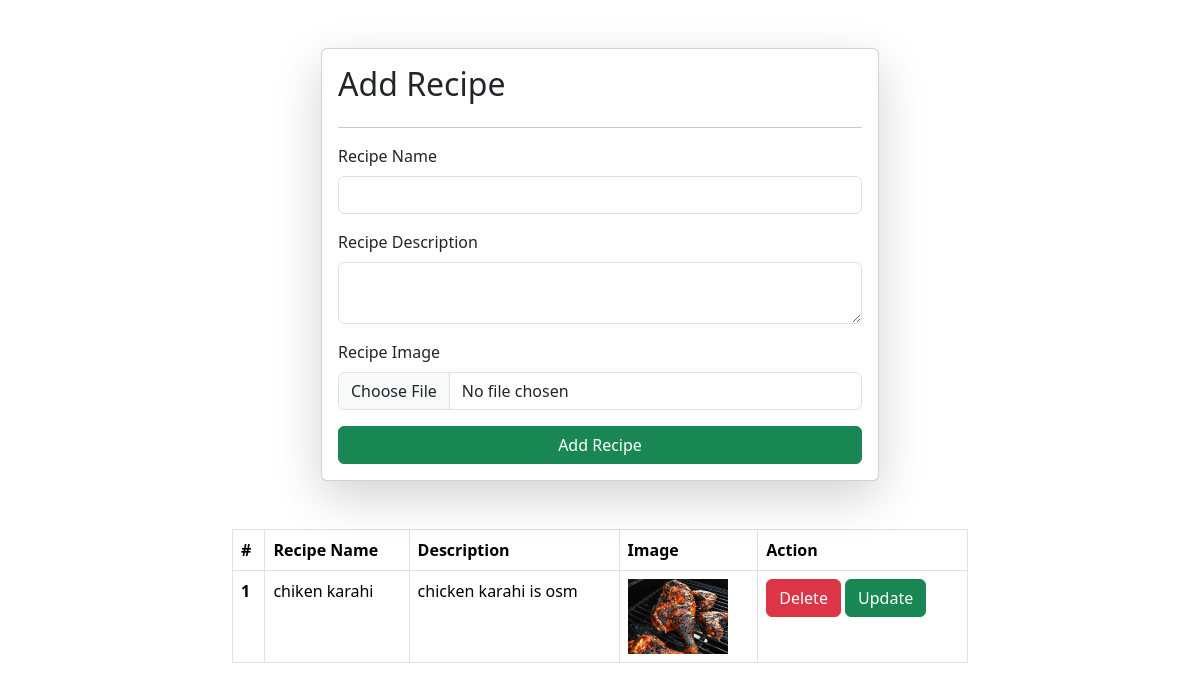
Screenshot of /recipe/ with the database file from the repository.
### Recipe/models.py (models this page shows)
class Recipe(models.Model):
    user = models.ForeignKey(User, on_delete=models.SET_NULL, null= True, blank= True)
    recipe_name = models.CharField(max_length= 50)
    recipe_description = models.CharField(max_length= 500)
    recipe_image = models.ImageField(upload_to="recipe")
    recipe_view_count = models.IntegerField(default=1) # for filter querries

### Recipe/views.py (the view, shortened to what this page needs)
# urls.py: path('recipe/', views.recipe , name = "recipe"),
def recipe(request):
    recipies = Recipe.objects.all()
    if request.method == "GET":
        return render(request, "recipe/recipe.html" , {"recipies": recipies})

### Recipe/templates/recipe/recipe.html (shortened to what this page needs)
<!DOCTYPE html>
<html lang="en">
<head>
    <link href="https://cdn.jsdelivr.net/npm/bootstrap@5.3.3/dist/css/bootstrap.min.css" rel="stylesheet">
</head>
<body>
    <div class="container mt-5">
        <form class="col-6 mx-auto card p-3 shadow-lg" method="post" enctype="multipart/form-data">
            <h2>Add Recipe</h2>
            <hr>
            <div class="mb-3">
                <label for="recipe_name" class="form-label">Recipe Name</label>
                <input name="recipe_name" required type="text" class="form-control">
            </div>
            <div class="mb-3">
                <label for="recipe_description" class="form-label">Recipe Description</label>
                <textarea name="recipe_description" class="form-control" required></textarea>
            </div>
            <div class="mb-3">
                <label for="recipe_image" class="form-label">Recipe Image</label>
                <input name="recipe_image" type="file" class="form-control" required>
            </div>
            <button type="submit" class="btn btn-success">Add Recipe</button>
        </form>
    </div>
    <div class="container mt-5">
        <div class="row justify-content-center">
            <div class="col-12 col-md-8">
                <table class="table table-bordered">
                    <thead>
                        <tr>
                            <th scope="col">#</th>
                            <th scope="col">Recipe Name</th>
                            <th scope="col">Description</th>
                            <th scope="col">Image</th>
                            <th scope="col">Action</th>
                        </tr>
                    </thead>
                    <tbody>
                        {% for recipe in recipies %}
                        <tr>
                            <th scope="row">{{ forloop.counter }}</th>
                            <td>{{ recipe.recipe_name }}</td>
                            <td>{{ recipe.recipe_description }}</td>
                            <td>
                                {% if recipe.recipe_image %}
                                <img src="{{ recipe.recipe_image.url }}" alt="{{ recipe.recipe_name }}"
                                    style="max-width: 100px; max-height: 100px;">
                                {% else %}
                                <p>No image available</p>
                                {% endif %}
                            </td>
                            <td>
                                <a href="{% url 'recipe-delete' id=recipe.id %}" class="btn btn-danger">Delete</a>
                                <a href="{% url 'update-recipe' id=recipe.id %}" class="btn btn-success">Update</a>
                            </td>
                        </tr>
                        {% endfor %}
                    </tbody>
                </table>
            </div>
        </div>
    </div>
</body>
</html>

### rows the page displays
Recipe: recipe_name "chiken karahi", recipe_description "chicken karahi is osm", recipe_image (picture)
